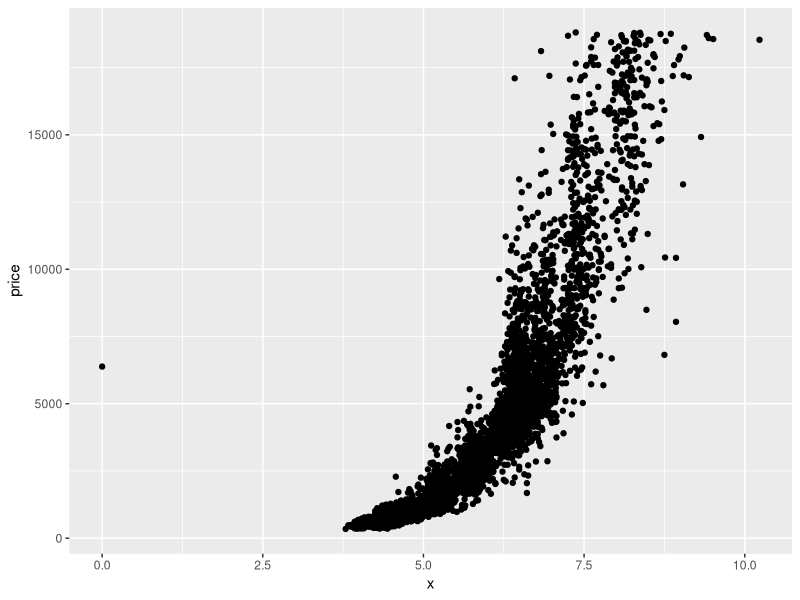
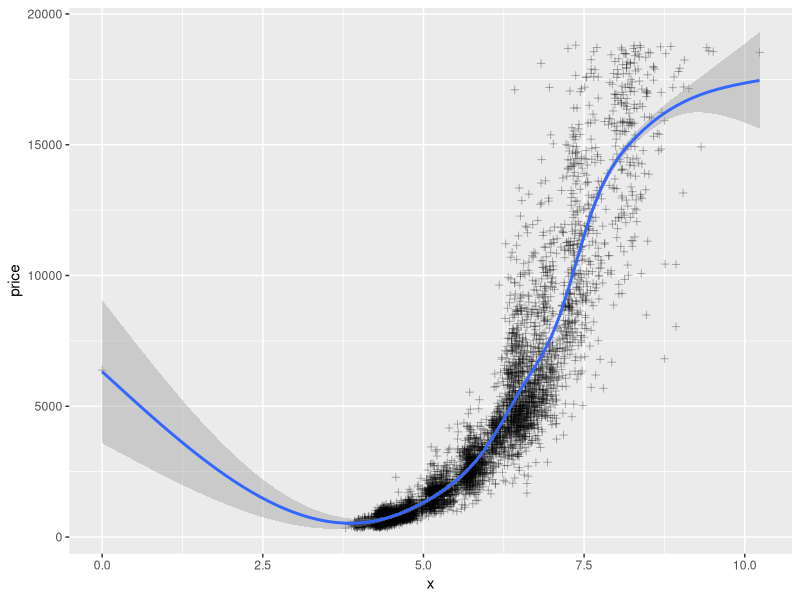
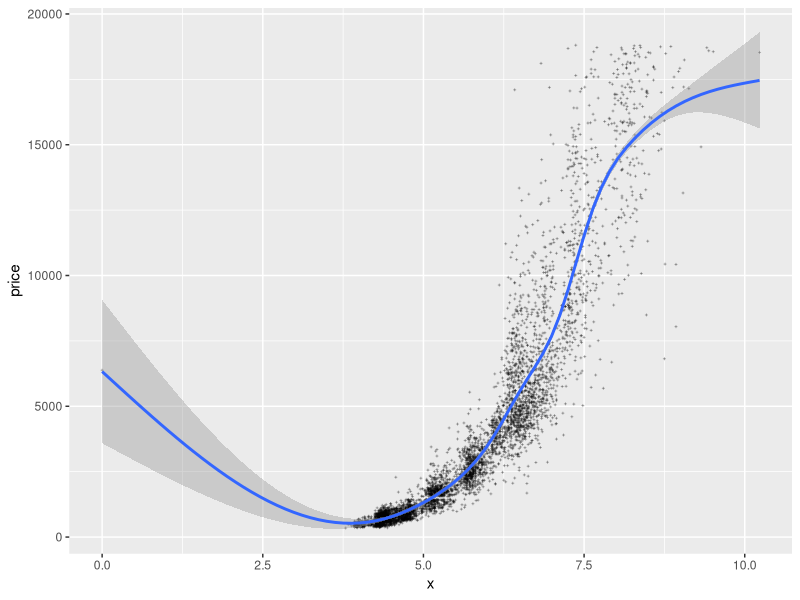
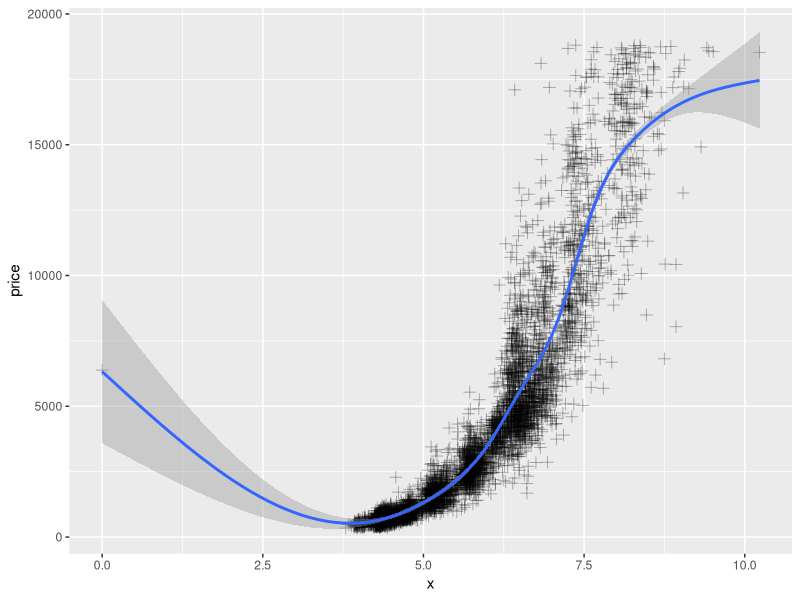
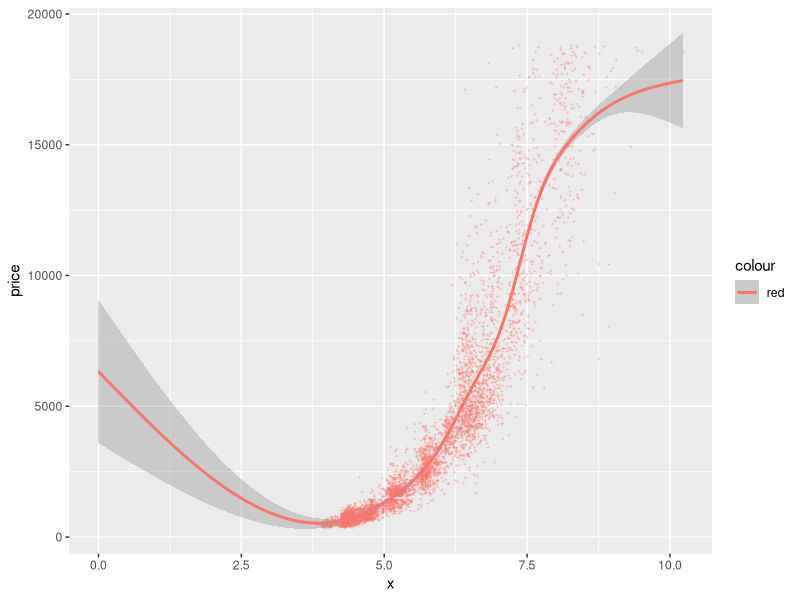
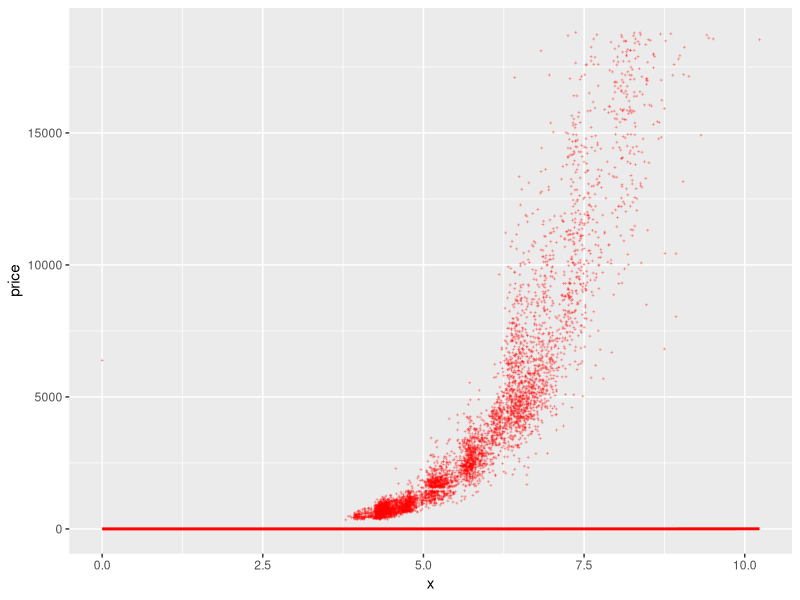
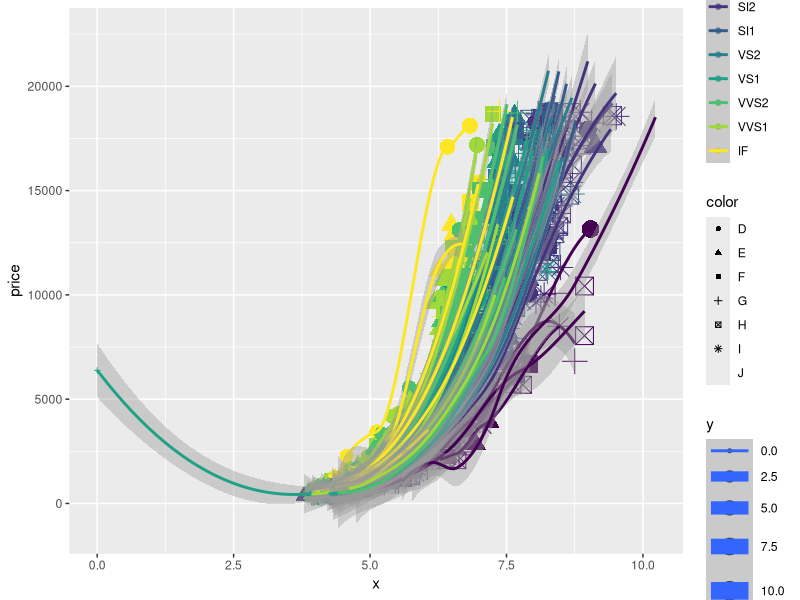
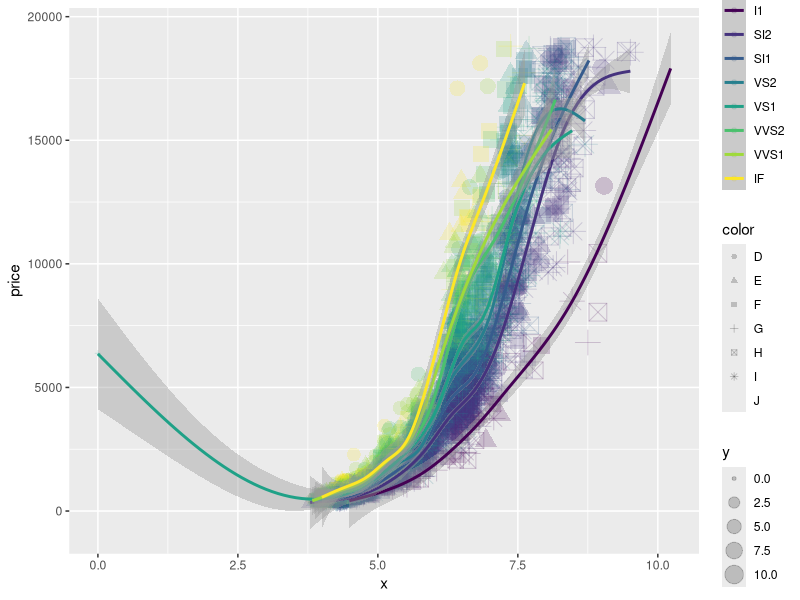

Here is the R script that generated these plots, in order:
#==================
# tworzenie wykresów w ggplot

library(tidyverse)

# przyjrzyjmy się zbiorowi danych "diamonds"

str(diamonds)

# ponieważ nasz zbiór danych zwiera bardzo dużo obserwacji, wylosujemy mniejszy podzbiór: np. 5000 wierszy

ile_wierszy_mamy <- dim(diamonds)[1]

set.seed(400)

wiersze_do_wybrania <- sample(x = 1:ile_wierszy_mamy, size = 5000)

diam_samp <- diamonds[wiersze_do_wybrania,]

# stworzymy prosty wykres związku wymiaru po osi x diamentu oraz jego ceny

ggplot(data = diam_samp, mapping = aes(x = x, y = price)) +
  geom_point()

# stajemy przed dwoma wyzwaniami: punkty na siebie zachodzą oraz chcielibyśmy zobaczyć profil modelujący dane
# pierwsze rozwiążemy dodając do geometrii punktowej parametr "alpha" z wartością np. 0.3; drugi problem rozwiążemy dodagąc nową geometrię "smooth"

# ZADANIE 1.1
# dodaj do naszego wykresu parametr alpha z wartością 0.3 oraz geometrię wygładzania "smooth"; dodatkowo zmień parametr "shape": warto sprawdzić jakie są dostępne (Google -> "r ggplot shapes")

ggplot(data = diam_samp, mapping = aes(x = x, y = price)) +
  geom_point(shape=3, alpha = 0.3) +
  geom_smooth()

# ZADANIE 1.2
# dodaj do naszego wykresu parametr alpha z wartością 0.3 oraz geometrię wygładzania "smooth"; dodatkowo zmień parametr "size": wypróbujcie wartości zarówno większe jak i mniejsze niż jeden

ggplot(data = diam_samp, mapping = aes(x = x, y = price)) +
  geom_point(shape=3, size=0.2, alpha = 0.3) +
  geom_smooth()

ggplot(data = diam_samp, mapping = aes(x = x, y = price)) +
  geom_point(shape=3, size=2.5, alpha = 0.3) +
  geom_smooth()

# ZADANIE 1.3
# dodaj do naszego wykresu parametr alpha z wartością 0.3 oraz geometrię wygładzania "smooth"; dodatkowo zmień parametr "color": warto sprawdzić jakie są dostępne (Google -> "r colors")

ggplot(data = diam_samp, mapping = aes(x = x, y = price, color="red")) +
  geom_point(shape=3, size=0.2, alpha = 0.3) +
  geom_smooth()

#=============
# parametry color, size i alpha nie muszą być stałe: mogą stać się estetykami, którym przyporządkujemy zmienne
# punkty naszego wykresu rozrzutu pokolorujmy zgodnie z kategoriami zadanymi zmienną "color" w zbiorze diamonds
# dodatkowo pozbądźmy się wstążki wkoło profilu przybliżonego (opcja "se" w geom_smooth())

ggplot(data = diam_samp, mapping = aes(x = x, y = price, color=I("red"))) +
  geom_point(shape=3, size=0.2, alpha = 0.3) +
  geom_smooth(aes(x,carat))

# ZADANIE 2 - dla wszystkich
# zmodyfikujmy nasz wykres tak, aby:
#   - estetyka "size" była zadana zmienną "y"
#   - estetyka "shape" była zadana zmienną "color"
#   - estetyka "color" była zadana zmienną "clarity"
# wszystkie powyższe estetyki przypiszmy w elemencie bazowym wykresu (ggplot())
# nie zapominajmy o geometrii smooth!
# przygotujcie się do dyskusji na temat tego, czy ten wykres jest czytelny i jasny w interpretacji

ggplot(data = diam_samp, mapping = aes(x = x, y = price, size=y, shape=color, color=clarity)) +
  geom_point() +
  geom_smooth()

#LEPSZE

ggplot(data = diam_samp, mapping = aes(x = x, y = price, color=clarity)) +
  geom_point(aes(size=y, shape=color), alpha=0.2) +
  geom_smooth()

#=============
# wyprobujmy geometrię "boxplot" - zerknijmy na ściągawkę...

# ZADANIE 3.1
# przygotujcie wykres bazujący na danych diam_samp; chcemy zobaczyć wykres pudełkowy dla zmiennej price w podziale zadanym zmienną "clarity"; zadbajcie o to, aby pudełka były wypełnione kolorem czerwonym

ggplot(data=diam_samp, mapping=aes(x=clarity,y=price))+
  geom_boxplot(fill="red")

# ZADANIE 3.2
# przygotujcie wykres bazujący na danych diam_samp; chcemy zobaczyć wykres pudełkowy dla zmiennej price w podziale zadanym zmienną "color"; zadbajcie o to, aby pudełka "leżały na boku" - były w orientacji poziomej

ggplot(data=diam_samp, mapping=aes(x=color,y=price))+
  geom_boxplot()+
  coord_flip()

# ZADANIE 3.3
# przygotujcie wykres bazujący na danych diam_samp; chcemy zobaczyć wykres pudełkowy dla zmiennej price w podziale zadanym zmienną "cut"; prócz geometrii boxplot dodajcie geometrię wykresu rozrzutu; czy wykres jest czytelny?

ggplot(data=diam_samp, mapping=aes(x=cut,y=price))+
  geom_boxplot()+
  geom_jitter(shape=8, aes(color=clarity))

#=============
# wypróbujmy geomterię wykresu kwantyl-kwantyl
# zerknijmy na histogramy rozkładów zmiennych x i y:

ggplot(diam_samp, aes(x = x)) +
  geom_histogram()

ggplot(diam_samp, aes(x = y)) +
  geom_histogram()

# korzystając z własności dziedziczenia estetyk możemy narysować dwa histogramy na jednym obrazku:

ggplot(diam_samp, aes(x = x)) +
  geom_histogram() +
  geom_histogram(aes(x = y))

# nic nam to jednak nie daje! jakie jest potencjalne rozwiązanie?

# ZADANIE4 - dla wszystkich
# znaleźć nazwę geometrii wykresu kwanty-kwantyl w ggplot()
# narysować wykres kwanty-kwantyl dla zmiennych x i y zbioru diam_samp (uwaga! w ggplot wykres kwantyl-kwantyl domyślnie porównuje zadany rozkład z rozkładem normalnym; zatem tworzymy dwa wykresy - osobno dla zmiennej x i osobno dla zmiennej y; zwracamy też uwagę na nazwę estetyki, która przechowuje przekazywany rozkład empiryczny, który ma być porównany z rozkłądem normalnym)
# zamienić kolor punktów wykresu na niebieski
# zamienić rozmiar punktów wykresu na 5
# zamienić przezroczystość punktów wykresu na 0.8
# *zamienić etykiety osi x ("rozmiar diamentu w kierunku x") oraz osi y ("rozmiar diamentu w kierunku y")

ggplot(diam_samp, aes(sample=x, color=I("blue"), size=I(5), alpha=I(0.8)))+
  geom_qq()

ggplot(diam_samp, aes(sample=x, color=I("blue"), size=I(5), alpha=I(0.8)))+
  geom_qq()+
  geom_qq(aes(sample=y))+
  labs(x="rozmiar diamentu w kierunku x", y="rozmiar diamentu w kierunku y")

